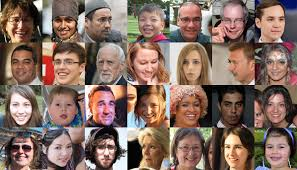
#> input picture testing/faces1.jpeg, 297 x 170 px
$ python face_rec.py faces1.jpeg
#> lines starting #> are read from the running program, lines starting #| are printed output that depends on the picture; after the words box and inside, x2 and y2 are one past the last pixel; in counts of white or black regions, pixels touching at a corner belong together
import cv2
import sys
faceCascade = cv2.CascadeClassifier("haarcascade_frontalface_default.xml")

image = sys.argv[1]
print(image)
img = cv2.imread(image)
#> img is the input picture: shape (170, 297, 3); mean B, G, R 97.6, 108.6, 132.8
imgGray = cv2.cvtColor(img, cv2.COLOR_BGR2GRAY)
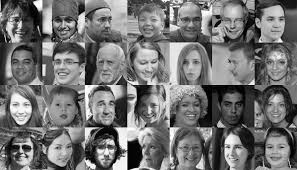
#> imgGray: shape (170, 297); min 0, max 255, mean 114.6

faces = faceCascade.detectMultiScale(imgGray, 1.1, 4)
#> faces = 24 rows, first 6: [135, 10, 26, 26], [176, 10, 28, 28], [219, 9, 29, 29], [260, 7, 30, 30], [48, 10, 29, 29], [6, 51, 29, 29]

for (x, y, w, h) in faces:
	cv2.rectangle(img, (x,y), (x+w, y+h), (255, 0, 0), 2)
#> this loop made 24 passes
#> (x, y, w, h) on passes 1 to 12: (135, 10, 26, 26), (176, 10, 28, 28), (219, 9, 29, 29), (260, 7, 30, 30), (48, 10, 29, 29), (6, 51, 29, 29), (262, 52, 28, 28), (48, 50, 31, 31), (133, 50, 31, 31), (176, 52, 29, 29), (6, 94, 28, 28), (91, 93, 30, 30)
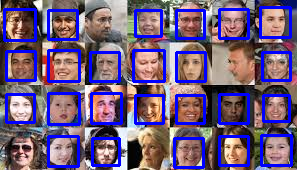
#> img: shape (170, 297, 3); 16.33% of pixels changed, all inside (x1, y1, x2, y2) = (3, 6, 293, 169)


cv2.imshow("Result", img)
cv2.waitKey(0)

$ run again, on testing/faces2.jpeg
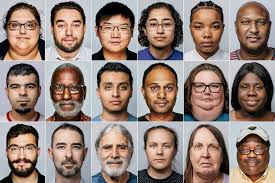
#> input picture testing/faces2.jpeg, 275 x 183 px
#> img is the input picture: shape (183, 275, 3); mean B, G, R 120.5, 128.7, 148.1
#> `imgGray = cv2.cvtColor(img, cv2.COLOR_BGR2GRAY)`:
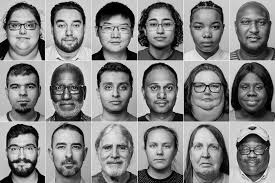
#> imgGray: shape (183, 275); min 0, max 254, mean 133.6
#> faces = 17 rows, first 6: [4, 71, 38, 38], [235, 74, 33, 33], [143, 132, 34, 34], [236, 10, 35, 35], [142, 10, 37, 37], [98, 14, 35, 35]
#> the loop `for (x, y, w, h) in faces:` made 17 passes
#> after the loop `for (x, y, w, h) in faces:`:
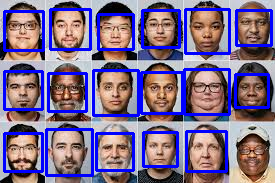
#> img: shape (183, 275, 3); 15.64% of pixels changed, all inside (x1, y1, x2, y2) = (3, 8, 273, 177)

$ run again, on testing/faces3.jpeg
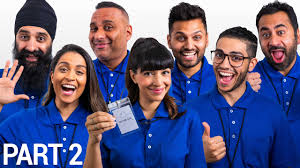
#> input picture testing/faces3.jpeg, 300 x 168 px
#> img is the input picture: shape (168, 300, 3); mean B, G, R 134.1, 98.7, 99.2
#> `imgGray = cv2.cvtColor(img, cv2.COLOR_BGR2GRAY)`:
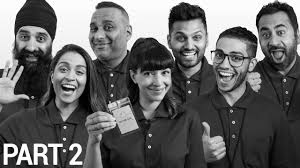
#> imgGray: shape (168, 300); min 0, max 255, mean 102.9
#> faces = [[165, 19, 47, 47], [46, 50, 49, 49], [7, 16, 53, 53], [248, 13, 50, 50], [127, 51, 54, 54], [79, 6, 54, 54], [203, 37, 51, 51]]
#> the loop `for (x, y, w, h) in faces:` made 7 passes
#> after the loop `for (x, y, w, h) in faces:`:
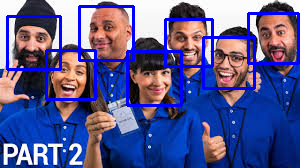
#> img: shape (168, 300, 3); 8.25% of pixels changed, all inside (x1, y1, x2, y2) = (6, 5, 300, 107)

$ run again, on testing/faces4.jpeg
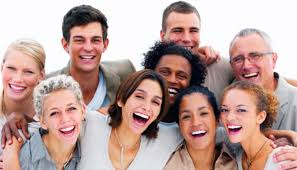
#> input picture testing/faces4.jpeg, 297 x 170 px
#> img is the input picture: shape (170, 297, 3); mean B, G, R 155.6, 161.3, 189.7
#> `imgGray = cv2.cvtColor(img, cv2.COLOR_BGR2GRAY)`:
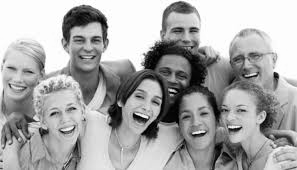
#> imgGray: shape (170, 297); min 0, max 255, mean 169.1
#> faces = [[154, 59, 39, 39], [171, 95, 51, 51], [165, 14, 42, 42], [62, 20, 50, 50], [225, 40, 46, 46], [123, 81, 48, 48], [38, 90, 55, 55], [209, 89, 55, 55]]
#> the loop `for (x, y, w, h) in faces:` made 8 passes
#> after the loop `for (x, y, w, h) in faces:`:
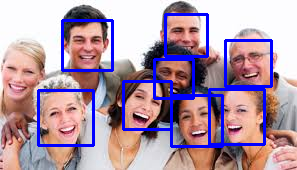
#> img: shape (170, 297, 3); 8.78% of pixels changed, all inside (x1, y1, x2, y2) = (37, 13, 273, 148)
